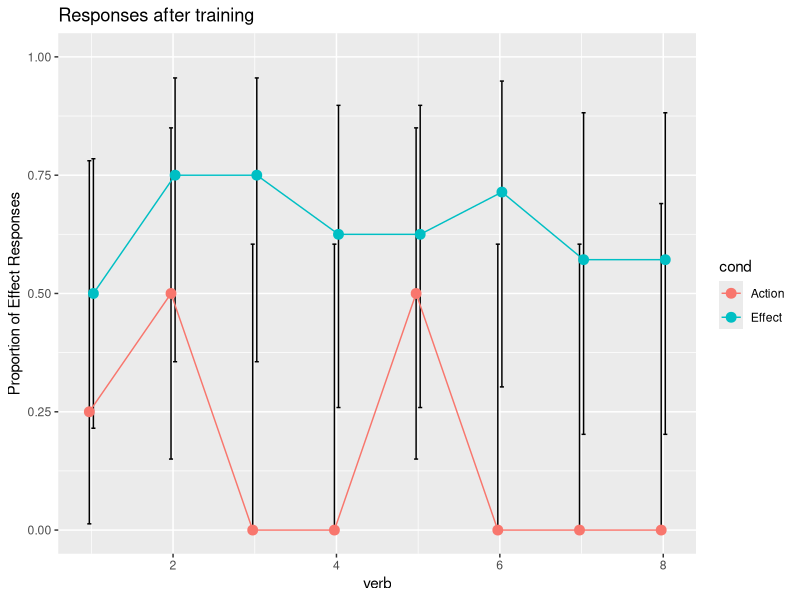
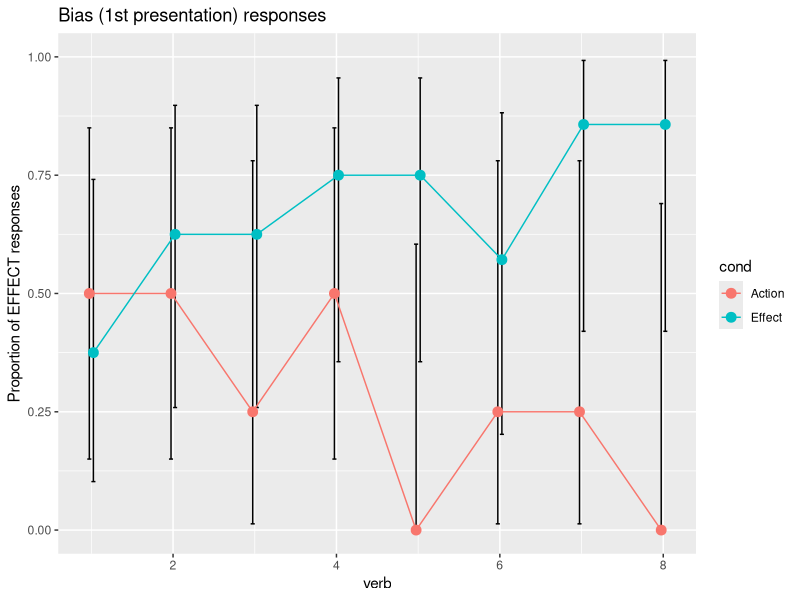
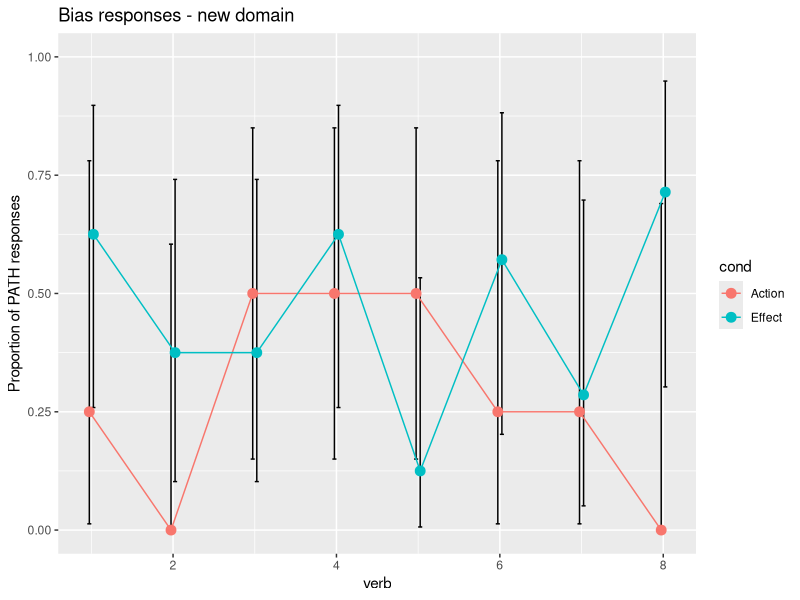
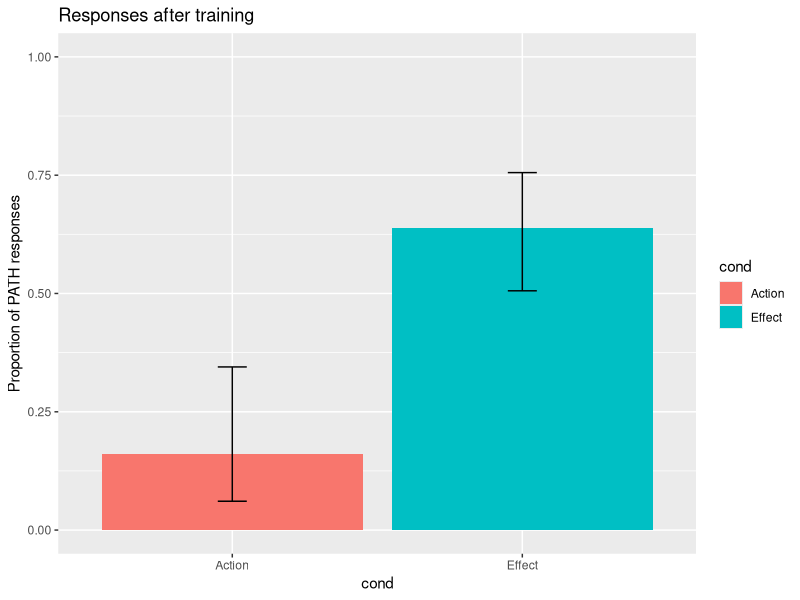
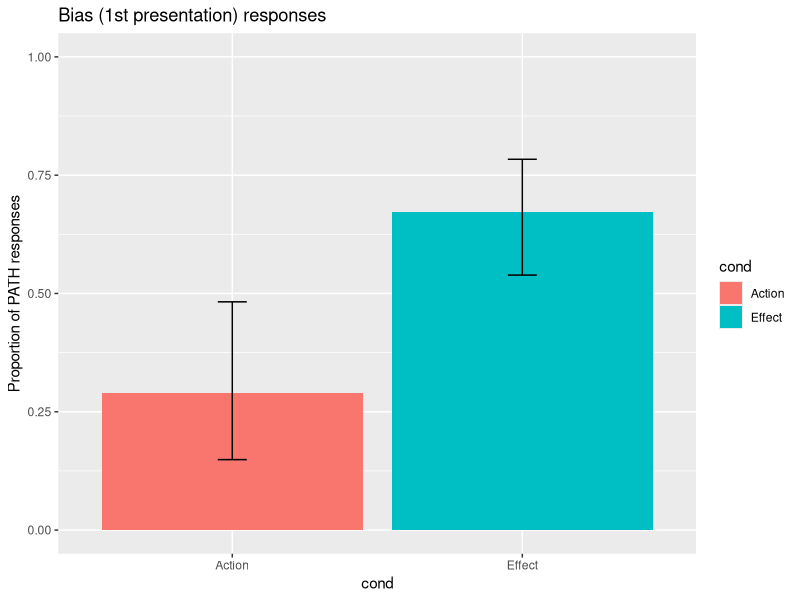
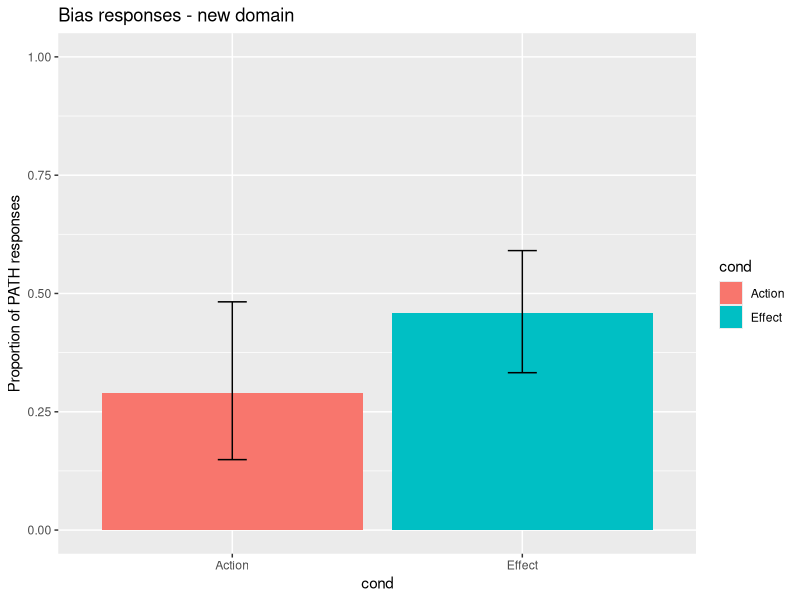

Reproduce these figures in R, in order. (Note: this script raises an error after producing the figures.)
#set path
setwd("/Users/mekline/Dropbox/_Projects/PrimingMannerPath/MannerPathPriming/Analysis/")

#load libraries
library(ggplot2)

#CLear history!!!
rm(list=ls())

#load data
data = read.csv('all_ext.csv', sep = ",", header = T)
doExtension = 1

#Drop participants
data <- data[!is.na(data$INCDECISION),]
data <- data[data$INCDECISION == 1,]
length(unique(data$SUBNUM))

#new variables
data$pathTEST[data$TEST == 'PATHBIAS'] = 1
data$pathTEST[data$TEST == 'MANNERBIAS'] = 0
data$pathBIAS[data$BIAS == 'PATHBIAS'] = 1
data$pathBIAS[data$BIAS == 'MANNERBIAS'] = 0
if (doExtension){
  data$pathEXT[data$EXT == 'PATHBIAS'] = 1
  data$pathEXT[data$EXT == 'MANNERBIAS'] = 0
}



dim(data)
#Remove NA levels (really elsewhere we should document what happened to those lines!)
data <- data[!is.na(data$EXPERIMENT), ]
data <- data[!is.na(data$TRIAL), ]
if (doExtension){
  data <- data[!is.na(data$EXT),]
}else{
  data <- data
}

dim(data)
# #Debugging the binomial testing
# for (cond in unique(data$EXPERIMENT))
# {
#   for (trial in unique(data$TRIAL))
#   {
#     n = length(data[data$EXPERIMENT == cond & data$TRIAL == trial,]$pathEXT)
#     x = sum(data[data$EXPERIMENT == cond & data$TRIAL == trial,]$pathEXT, na.rm=TRUE)
#     test = prop.test(x, n, conf.level=0.95)
#     #plotData$intLower[plotData$cond == cond & plotData$verb == trial] = test$conf.int[1]
#     #plotData$intUpper[plotData$cond == cond & plotData$verb == trial]  = test$conf.int[2]
#     print('set')
#     print(x)
#     print(n)
#     print(test$conf.int[1])
#     print(test$conf.int[2])
#   }
# }

#Rename conds for prettiness
if (!doExtension) {
  data$xEXPERIMENT[data$EXPERIMENT == 'MannerOfMotionCondition'] <- "Manner"
  data$xEXPERIMENT[data$EXPERIMENT == 'PathCondition'] <- "Path"
  data$EXPERIMENT <- data$xEXPERIMENT
}


makePlot = function(ydata, ylab, title="")
{
    #aggregate data to get mean per trial per condition
    plotData = aggregate(x = list(pathmean = ydata), by = list( cond = data$EXPERIMENT, verb = data$TRIAL), FUN = mean)
    
    #get the binomial conf.intervals per condition per trial
    for (cond in unique(data$EXPERIMENT))
    {
      for (trial in unique(data$TRIAL))
      {
        n = length(ydata[data$EXPERIMENT == cond & data$TRIAL == trial])
        x = sum(ydata[data$EXPERIMENT == cond & data$TRIAL == trial])
        test = prop.test(x, n, conf.level=0.95)
        plotData$intLower[plotData$cond == cond & plotData$verb == trial] = test$conf.int[1]
        plotData$intUpper[plotData$cond == cond & plotData$verb == trial]  = test$conf.int[2]
      #print(test$conf.int[1])
      #print(test$conf.int[2])
      #print(n)
      #print(x)
      }
    }
    print(plotData)
    #make a plot with ggplot
    pd <- position_dodge(0.1)
    
    ggplot(plotData, aes(x=verb, y=pathmean, colour=cond, group=cond, ymax = 1)) + 
      geom_errorbar(aes(ymin=intLower, ymax=intUpper), colour="black", width=.1, position=pd) +
      geom_line(position=pd) +
      ylab(ylab) +
      geom_point(position=pd, size=3) +
      coord_cartesian(ylim=c(0,1)) +
      ggtitle(title)
      #scale_colour_manual(values = c("green","red"),
                          #name="",
                          #labels=c("Manner", "Path")) +
}

makePlot(data$pathTEST, "Proportion of Effect Responses", "Responses after training")
makePlot(data$pathBIAS, 'Proportion of EFFECT responses', 'Bias (1st presentation) responses')
if (doExtension) {
makePlot(data$pathEXT, 'Proportion of PATH responses', 'Bias responses - new domain')
}

#Now let's make some bar graphs too!
makeBar = function(ydata, ylab, title="")
{
  plotData = NULL
  #Aggregate mean/condition
  plotData = aggregate(x = list(pathmean = ydata), by = list( cond = data$EXPERIMENT), FUN = mean)
  #get the binomial conf.intervals per condition per trial
  for (cond in unique(data$EXPERIMENT))
  {
    n = length(ydata[data$EXPERIMENT == cond])
    x = sum(ydata[data$EXPERIMENT == cond])
    test = prop.test(x, n, conf.level=0.95)
    
    plotData$intLower[plotData$cond == cond] = test$conf.int[1]
    plotData$intUpper[plotData$cond == cond] = test$conf.int[2]
    
    
  }
  print(plotData)
  ggplot(plotData, aes(x=cond, y=pathmean, fill=cond)) + 
    geom_bar(stat="identity") +
    geom_errorbar(aes(ymin=intLower, ymax=intUpper), colour="black", width=.1) +
    coord_cartesian(ylim=c(0,1))+
    ylab(ylab)+
    ggtitle(title)
}

makeBar(data$pathTEST, 'Proportion of PATH responses', 'Responses after training')
makeBar(data$pathBIAS, 'Proportion of PATH responses', 'Bias (1st presentation) responses')
if (doExtension){
makeBar(data$pathEXT, 'Proportion of PATH responses', 'Bias responses - new domain')
}


#Now let's do some stats!

#REMOVE TRIAL 1 of pathBIAS - they haven't seen any training and 
#we thus expect no differences in bias between randomly assigned conditions!
data[data$TRIAL == 1,]$pathBIAS <- NA

#How many participants are in this set?
length(unique(data$SUBNUM))
library(lme4)
model_eff <- NULL
model_noeff <- NULL
#Simplest model: Does EXPERIMENT matter?
model_eff <- lmer(pathBIAS ~ EXPERIMENT  + (1|SUBNUM), data=data, family="binomial")
model_noeff <- lmer(pathBIAS ~ 1  + (1|SUBNUM), data=data, family="binomial")
anova(model_eff, model_noeff)

model_eff <- lmer(pathEXT ~ EXPERIMENT  + (1|SUBNUM), data=data, family="binomial")
model_noeff <- lmer(pathEXT ~ 1  + (1|SUBNUM), data=data, family="binomial")
anova(model_eff, model_noeff)

#
#Do exp and trial interact? That is, is the different between exp different later in the exp? Do they diverge? Yes!
#
model_inter <- NULL
model_nointer <- NULL
model_tonly <- NULL
model_inter <- lmer(pathBIAS ~ EXPERIMENT*TRIAL  + (1|SUBNUM), data=data, family="binomial")
model_nointer <- lmer(pathBIAS ~ EXPERIMENT + TRIAL  + (1|SUBNUM), data=data, family="binomial")
#And considering just the experiment assignment & not time, is there a main effect of experiment? Yes
model_tonly <- lmer(pathBIAS ~ TRIAL  + (1|SUBNUM), data=data, family="binomial")

anova(model_inter, model_nointer)
anova(model_nointer, model_tonly)

anova(model_inter, model_tonly)
